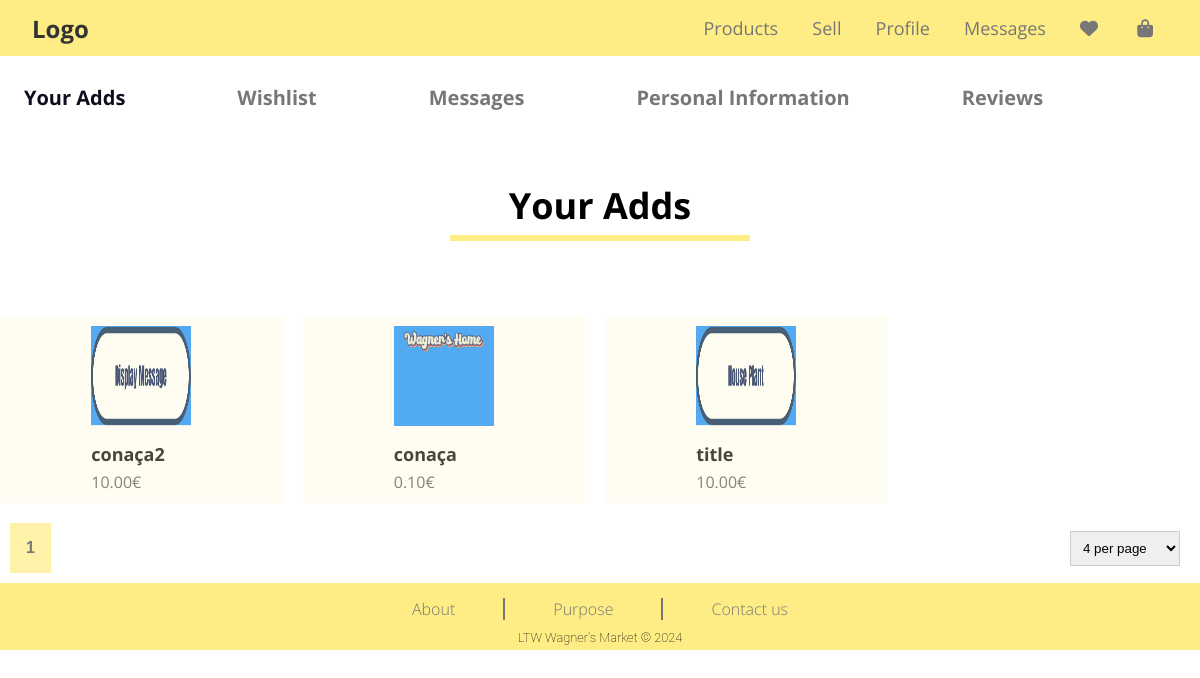
Before: /public/pages/your_adds.php (signed in) with the older database file.
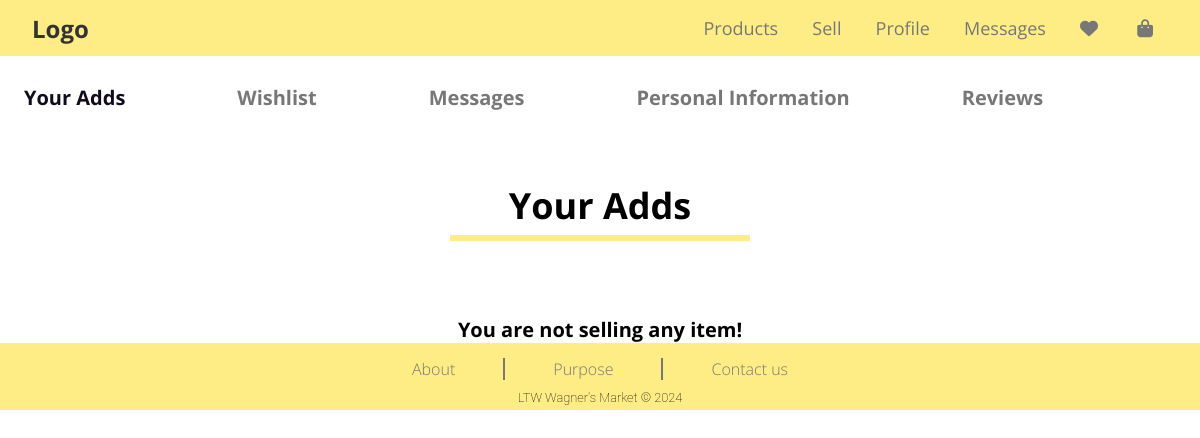
After: the same page with the newer database file.
### tables this page shows
CREATE TABLE ITEM (
    ItemId INTEGER PRIMARY KEY AUTOINCREMENT,
    UserId INTEGER NOT NULL,
    Title TEXT NOT NULL,
    Price FLOAT NOT NULL,
    Description TEXT NOT NULL,
    Condition TEXT NOT NULL,
    Size TEXT NOT NULL,
    Brand TEXT NOT NULL,
    ImagePath TEXT NOT NULL,
    WishlistCounter INTEGER DEFAULT 0,
    Timestamp DATETIME NOT NULL DEFAULT CURRENT_TIMESTAMP,
    CONSTRAINT PriceConstraint CHECK (Price > 0),
    FOREIGN KEY (UserId) REFERENCES USER (UserId) ON DELETE CASCADE ON UPDATE CASCADE,
    FOREIGN KEY (Condition) REFERENCES CONDITION (Condition) ON DELETE CASCADE ON UPDATE CASCADE,
    FOREIGN KEY (Size) REFERENCES SIZE (Size) ON DELETE CASCADE ON UPDATE CASCADE
);

### private/database/item.class.php (called while the page is built, shortened)
<?php
class Item
{
    public function __construct(int $itemId, int $userId, string $title, float $price, string $description, string $condition, string $size, string $brand, string $imagePath, int $wishlistCounter, string $timeStamp)
    {
        $this->itemId = $itemId;
        $this->title = $title;
        $this->price = $price;
        $this->imagePath = $imagePath;
    }
    static function getNumAdds(PDO $db, int $userId): int
    {
        $stmt = $db->prepare('SELECT COUNT(*) FROM ITEM WHERE UserId = ?');
        $stmt->execute(array($userId));
        return (int)$stmt->fetch(PDO::FETCH_COLUMN, 0);
    }
    static function getAdds(PDO $db, int $userId, int $count, int $offset): array
    {
        $stmt = $db->prepare('SELECT ItemId, UserId, Title, Price, Description, Condition,
            Size, Brand, ImagePath, WishlistCounter, Timestamp FROM ITEM WHERE UserId = ?
            ORDER BY ITEM.Timestamp DESC LIMIT ? OFFSET ?');
        $stmt->execute(array($userId, $count, $offset));
        $items = array();
        while ($item = $stmt->fetch()) {
            $items[] = new Item(
                $item['ItemId'],
                $item['UserId'],
                $item['Title'],
                $item['Price'],
                $item['Description'],
                $item['Condition'],
                $item['Size'],
                $item['Brand'],
                $item['ImagePath'],
                $item['WishlistCounter'],
                $item['Timestamp']
            );
        }
        return $items;
    }
}
?>

### public/utils/session.php (called while the page is built, shortened)
<?php
class Session
{
    public function getId(): ?int
    {
        return isset($_SESSION['id']) ? $_SESSION['id'] : null;
    }
}
?>

### private/templates/item.tpl.php (the view, shortened to what this page needs)
<?php
require_once(__DIR__ . '/../database/item.class.php');
?>
<?php function drawItems(array $items): void
{ ?>
        <ul class="draw-items" id="draw-items">
            <?php foreach($items as $item) { ?>
                <li class="item-card">
                    <a href="../../public/pages/item.php?id=<?=$item->itemId?>">
                        <img src="<?= $item->imagePath?>" style="width: 100px; height: 100px;">
                        <h4><?=$item->title?></h4>
                        <p><?=number_format($item->price, 2)?>€</p>
                    </a>
                </li>
            <?php } ?>
        </ul>
<?php }?>
<?php function drawPagination(int $pages, string $id) { ?>
    <section class="pagination-container">
        <section class="pagination" id="<?= $id ?>">
            <?php for ($i = 1; $i <= min($pages, 3); $i++) { ?>
                <button id="pagination-button" class="pagination-button"><?= $i ?></button>
            <?php } ?>
        </section>
        <select id="itemsPerPage">
            <option value="4">4 per page</option>
        </select>
    </section>
<?php } ?>

### public/pages/your_adds.php (shortened to what this page needs)
<?php
require_once(__DIR__ . '/../utils/session.php');
$session = new Session();
require_once(__DIR__ . '/../../private/database/connection.db.php');
require_once(__DIR__ . '/../../private/database/item.class.php');
require_once(__DIR__ . '/../../private/templates/common.tpl.php');
require_once(__DIR__ . '/../../private/templates/item.tpl.php');
require_once(__DIR__ . '/../../private/templates/profile.tpl.php');
$limit = 4;
$offset = 0;
$db = getDatabaseConnection();
$userId = $session->getId();
$items = Item::getAdds($db, $userId, $limit, $offset);
$numItems = Item::getNumAdds($db, $userId);
drawItems($items);
if($numItems === 0) { ?>
    <p id="emptyYourAdds"> You are not selling any item!</p>
<?php } ?>
<?php
if($numItems != 0) {
    drawPagination(intval(ceil($numItems / $limit)), "your_adds");
}
?>

Changed rows visible on the page:
removed item: ImagePath (picture), Title "conaça2", Price "10.00"
removed item: ImagePath (picture), Title "conaça", Price "0.10"
removed item: ImagePath (picture), Title "title", Price "10.00"
Other visible differences:
form field value: "4 per page" → (not shown)
text now shown: "You are not selling any item!"
list line gone: "1"
